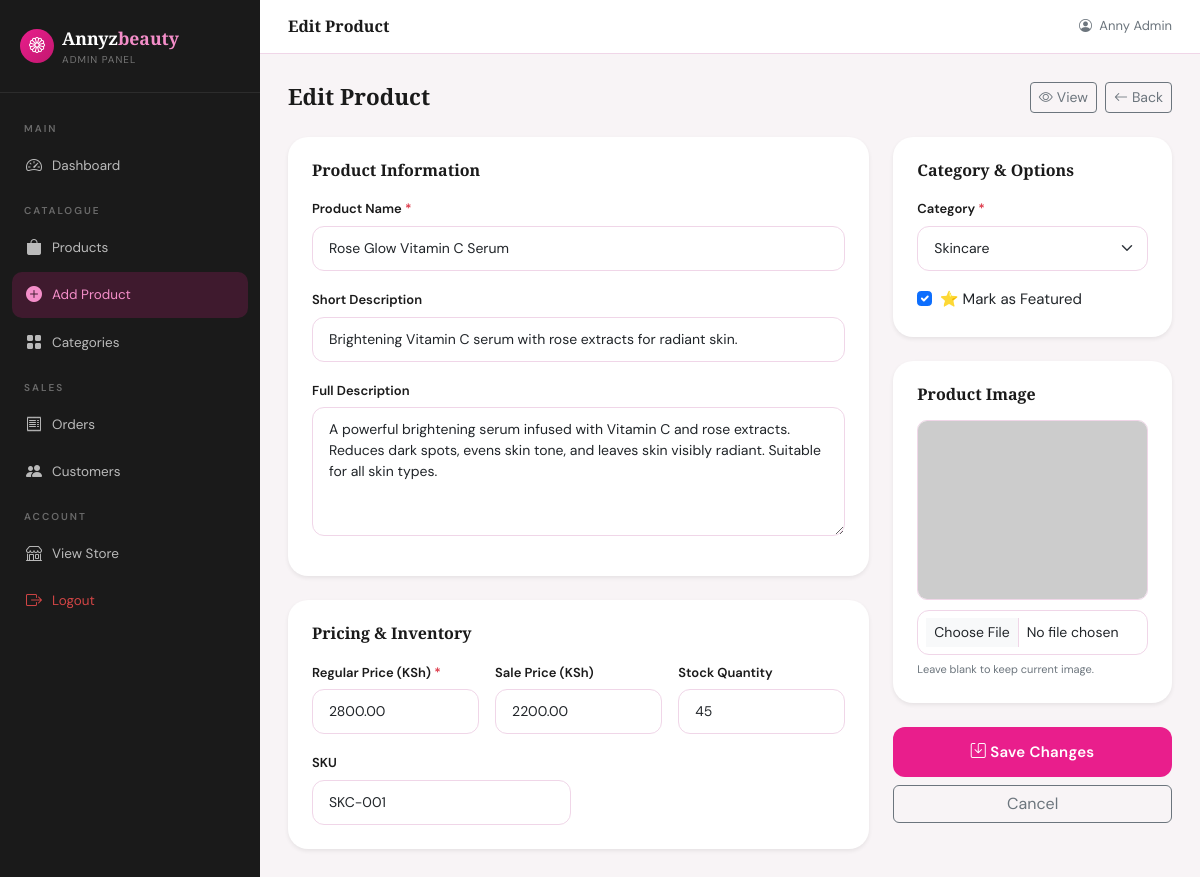
The app's page /admin/product_edit.php?id=1 (signed in) with its own data.
### tables this page shows
CREATE TABLE IF NOT EXISTS products (
    id INT AUTO_INCREMENT PRIMARY KEY,
    category_id INT NOT NULL,
    name VARCHAR(200) NOT NULL,
    slug VARCHAR(220) UNIQUE NOT NULL,
    description TEXT,
    short_description VARCHAR(300),
    price DECIMAL(10,2) NOT NULL,
    sale_price DECIMAL(10,2) DEFAULT NULL,
    stock_quantity INT DEFAULT 0,
    sku VARCHAR(100) UNIQUE,
    image VARCHAR(255),
    gallery TEXT,
    is_featured TINYINT(1) DEFAULT 0,
    is_active TINYINT(1) DEFAULT 1,
    created_at TIMESTAMP DEFAULT CURRENT_TIMESTAMP,
    updated_at TIMESTAMP DEFAULT CURRENT_TIMESTAMP ON UPDATE CURRENT_TIMESTAMP,
    FOREIGN KEY (category_id) REFERENCES categories(id) ON DELETE CASCADE
);

CREATE TABLE IF NOT EXISTS categories (
    id INT AUTO_INCREMENT PRIMARY KEY,
    name VARCHAR(100) NOT NULL,
    slug VARCHAR(120) UNIQUE NOT NULL,
    description TEXT,
    image VARCHAR(255),
    is_active TINYINT(1) DEFAULT 1,
    sort_order INT DEFAULT 0,
    created_at TIMESTAMP DEFAULT CURRENT_TIMESTAMP
);

### includes/config.php (called while the page is built, shortened)
<?php
function sanitize(string $input): string {
    return htmlspecialchars(strip_tags(trim($input)), ENT_QUOTES, 'UTF-8');
}

### admin/product_edit.php (the view, shortened to what this page needs)
<?php
require_once 'includes/admin_header.php';
$pdo = getDB();
$id = intval($_GET['id'] ?? 0);
$product = $pdo->prepare("SELECT * FROM products WHERE id=?");
$product->execute([$id]);
$product = $product->fetch();
$cats   = $pdo->query("SELECT * FROM categories WHERE is_active=1 ORDER BY sort_order")->fetchAll();
$errors = [];
if ($_SERVER['REQUEST_METHOD'] === 'POST') {
    $data = [
        'category_id'       => intval($_POST['category_id']  ?? 0),
        'name'              => trim($_POST['name']            ?? ''),
        'description'       => trim($_POST['description']     ?? ''),
        'short_description' => trim($_POST['short_description']??''),
        'price'             => floatval($_POST['price']       ?? 0),
        'sale_price'        => !empty($_POST['sale_price']) ? floatval($_POST['sale_price']) : null,
        'stock_quantity'    => intval($_POST['stock_quantity'] ?? 0),
        'sku'               => trim($_POST['sku']             ?? ''),
        'is_featured'       => isset($_POST['is_featured']) ? 1 : 0,
    ];
    if (!$data['category_id']) $errors[] = 'Category required.';
    if (!$data['name'])        $errors[] = 'Product name required.';
    if ($data['price'] <= 0)   $errors[] = 'Valid price required.';
    $imageName = $product['image'];
    if (!empty($_FILES['image']['name'])) {
        $file = $_FILES['image'];
        $ext  = strtolower(pathinfo($file['name'], PATHINFO_EXTENSION));
        if (!in_array($ext, ['jpg','jpeg','png','gif','webp'])) {
            $errors[] = 'Invalid image format.';
        } elseif ($file['size'] > MAX_FILE_SIZE) {
            $errors[] = 'Image must be under 2MB.';
        } else {
            $imageName = 'product_' . time() . '.' . $ext;
        }
    }
    if (empty($errors)) {
        if (!empty($_FILES['image']['name']) && empty($errors)) {
            $uploadDir = UPLOAD_DIR;
            if (!is_dir($uploadDir)) mkdir($uploadDir, 0755, true);
            move_uploaded_file($_FILES['image']['tmp_name'], UPLOAD_DIR . $imageName);
        }
        $pdo->prepare("UPDATE products SET category_id=?,name=?,description=?,short_description=?,price=?,sale_price=?,stock_quantity=?,sku=?,image=?,is_featured=? WHERE id=?")
            ->execute([$data['category_id'],$data['name'],$data['description'],$data['short_description'],$data['price'],$data['sale_price'],$data['stock_quantity'],$data['sku'],$imageName,$data['is_featured'],$id]);
        flashMessage('success','Product updated successfully!');
        redirect(SITE_URL.'/admin/products.php');
    }
} else {
    $data = $product;
}
$imgSrc = SITE_URL . '/assets/images/products/' . ($product['image'] ?? 'placeholder.jpg');
?>
<div class="d-flex justify-content-between align-items-center mb-4">
    <h5 class="fw-bold mb-0" style="font-family:var(--font-display);font-size:1.4rem;">Edit Product</h5>
    <div class="d-flex gap-2">
        <a href="<?= SITE_URL ?>/product.php?id=<?= $id ?>" class="btn btn-outline-secondary btn-sm" target="_blank"><i class="bi bi-eye me-1"></i>View</a>
        <a href="products.php" class="btn btn-outline-secondary btn-sm"><i class="bi bi-arrow-left me-1"></i>Back</a>
    </div>
</div>
<form method="POST" enctype="multipart/form-data">
<div class="row g-4">
    <div class="col-lg-8">
        <div class="card border-0 shadow-sm rounded-xl mb-4">
            <div class="card-body p-4">
                <h6 class="fw-bold mb-3">Product Information</h6>
                <div class="mb-3">
                    <label class="form-label">Product Name <span class="text-danger">*</span></label>
                    <input type="text" name="name" class="form-control" value="<?= sanitize($data['name']) ?>" required>
                </div>
                <div class="mb-3">
                    <label class="form-label">Short Description</label>
                    <input type="text" name="short_description" class="form-control" maxlength="300" value="<?= sanitize($data['short_description'] ?? '') ?>">
                </div>
                <div class="mb-3">
                    <label class="form-label">Full Description</label>
                    <textarea name="description" class="form-control" rows="5"><?= sanitize($data['description'] ?? '') ?></textarea>
                </div>
            </div>
        </div>
        <div class="card border-0 shadow-sm rounded-xl">
            <div class="card-body p-4">
                <h6 class="fw-bold mb-3">Pricing & Inventory</h6>
                <div class="row g-3">
                    <div class="col-md-4">
                        <label class="form-label">Regular Price (KSh) <span class="text-danger">*</span></label>
                        <input type="number" name="price" class="form-control" step="0.01" min="0" value="<?= $data['price'] ?>" required>
                    </div>
                    <div class="col-md-4">
                        <label class="form-label">Sale Price (KSh)</label>
                        <input type="number" name="sale_price" class="form-control" step="0.01" min="0" value="<?= $data['sale_price'] ?? '' ?>">
                    </div>
                    <div class="col-md-4">
                        <label class="form-label">Stock Quantity</label>
                        <input type="number" name="stock_quantity" class="form-control" min="0" value="<?= $data['stock_quantity'] ?>">
                    </div>
                    <div class="col-md-6">
                        <label class="form-label">SKU</label>
                        <input type="text" name="sku" class="form-control" value="<?= sanitize($data['sku'] ?? '') ?>">
                    </div>
                </div>
            </div>
        </div>
    </div>
    <div class="col-lg-4">
        <div class="card border-0 shadow-sm rounded-xl mb-4">
            <div class="card-body p-4">
                <h6 class="fw-bold mb-3">Category & Options</h6>
                <div class="mb-3">
                    <label class="form-label">Category <span class="text-danger">*</span></label>
                    <select name="category_id" class="form-select" required>
                        <?php foreach ($cats as $c): ?>
                        <option value="<?= $c['id'] ?>" <?= $data['category_id']==$c['id']?'selected':'' ?>><?= sanitize($c['name']) ?></option>
                        <?php endforeach; ?>
                    </select>
                </div>
                <div class="form-check">
                    <input class="form-check-input" type="checkbox" name="is_featured" id="isFeatured" <?= $data['is_featured']?'checked':'' ?>>
                    <label class="form-check-label" for="isFeatured">⭐ Mark as Featured</label>
                </div>
            </div>
        </div>
        <div class="card border-0 shadow-sm rounded-xl">
            <div class="card-body p-4">
                <h6 class="fw-bold mb-3">Product Image</h6>
                <img id="imgPreview" src="<?= $imgSrc ?>"
                     style="width:100%;height:180px;object-fit:cover;border-radius:10px;border:1px solid var(--border);margin-bottom:10px;"
                     onerror="this.src='https://placehold.co/280x180/FFF0F7/E91E8C?text=No+Image'">
                <input type="file" name="image" class="form-control form-control-sm" accept="image/*" onchange="previewImg(this)">
                <div style="font-size:11px;color:var(--mid-grey);margin-top:6px;">Leave blank to keep current image.</div>
            </div>
        </div>
        <div class="mt-4">
            <button type="submit" class="btn btn-pink-lg w-100">
                <i class="bi bi-save me-1"></i>Save Changes
            </button>
            <a href="products.php" class="btn btn-outline-secondary w-100 mt-2">Cancel</a>
        </div>
    </div>
</div>
</form>
<?php require_once 'includes/admin_footer.php'; ?>

### assets/css/style.css (style rules this page uses)
:root { --pink: #E91E8C; --pink-dark: #C2176F; --pink-light: #F48EC9; --pink-soft: #FFF0F7; --pink-medium: #FCE4F3; --black: #1A1A1A; --dark-grey: #2D2D2D; --mid-grey: #6C757D; --light-grey: #F8F9FA; --white: #FFFFFF; --border: #F0D6E8; --font-display: 'Cormorant Garamond', Georgia, serif; --font-body: 'DM Sans', system-ui, sans-serif; --shadow-sm: 0 2px 12px rgba(233,30,140,0.08); --shadow-md: 0 6px 30px rgba(233,30,140,0.14); --shadow-lg: 0 15px 50px rgba(233,30,140,0.18); --radius: 12px; --radius-lg: 20px; --transition: all 0.3s ease; }
* { box-sizing: border-box; }
body { font-family: var(--font-body); color: var(--black); background: var(--white); line-height: 1.6; font-size: 15px; }
h1,h2,h3,h4,h5,h6 { font-family: var(--font-display); font-weight: 600; color: var(--black); }
a { color: var(--pink); text-decoration: none; transition: var(--transition); }
img { max-width: 100%; }
.btn-pink-lg { background: var(--pink); color: white; border: none; border-radius: var(--radius); font-weight: 600; font-size: 15px; padding: 14px 36px; letter-spacing: 0.3px; transition: var(--transition); }
.form-label { font-size: 13px; font-weight: 600; color: var(--black); margin-bottom: 6px; }
.form-control, .form-select { border: 1.5px solid var(--border); border-radius: var(--radius); padding: 11px 16px; font-size: 14px; transition: var(--transition); }
.rounded-xl { border-radius: var(--radius-lg); }

### records on screen
products: name "Rose Glow Vitamin C Serum", short_description "Brightening Vitamin C serum with rose extracts for radiant skin.", description "A powerful brightening serum infused with Vitamin C and rose extracts. Reduces dark spots, evens skin tone, and leaves skin visibly radiant. Suitable for all skin types.", price "2800.00", sale_price "2200.00", stock_quantity "45", sku "SKC-001", category_id "Skincare", is_featured "☑"

### other values on screen
$adminTitle "Edit Product"
$_SESSION['admin_name'] "Anny Admin"
